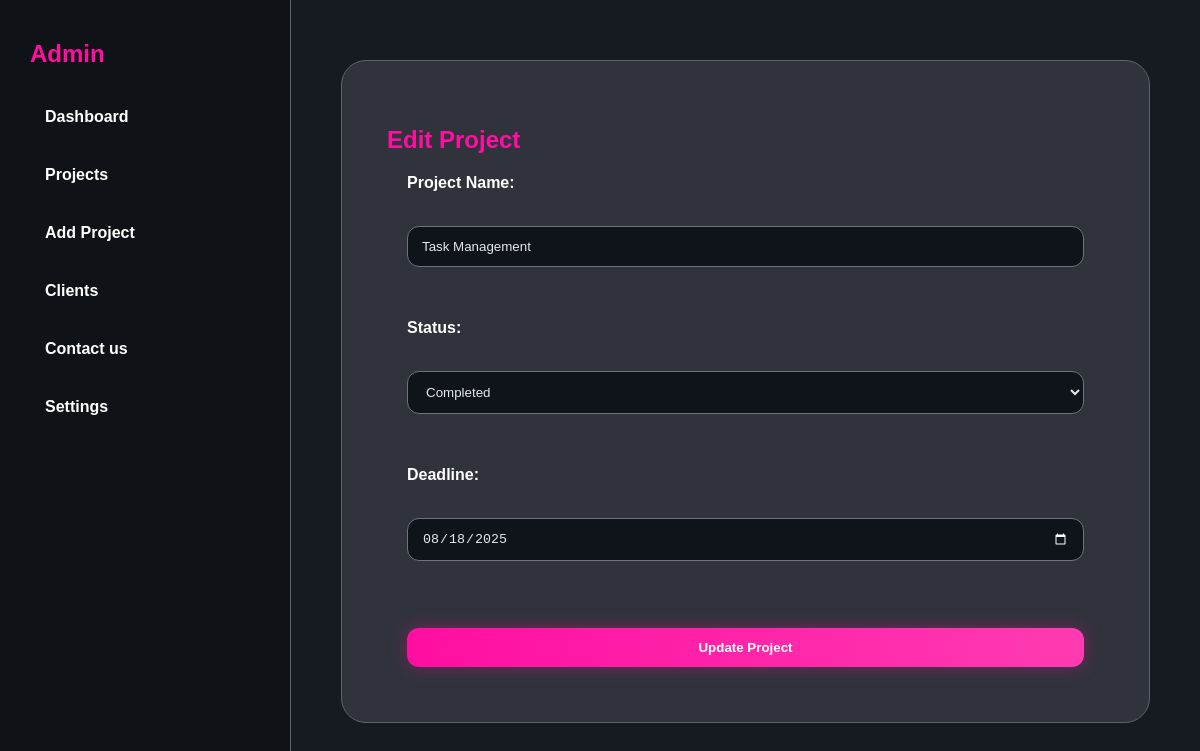
/admin/admin_edit_project.php?id=1, run on the app's committed database.
### tables this page shows
CREATE TABLE `projects` (
  `id` int(11) NOT NULL,
  `user_id` int(11) NOT NULL,
  `project_name` varchar(255) NOT NULL,
  `status` enum('Pending','In Progress','Completed') DEFAULT 'Pending',
  `deadline` date DEFAULT NULL,
  `file_path` varchar(255) DEFAULT NULL,
  `created_at` timestamp NOT NULL DEFAULT current_timestamp()
);

### admin/admin_edit_project.php (the view, shortened to what this page needs)
<?php
require_once '../includes/db.php';
$project_id = $_GET['id'];
$stmt = $conn->prepare("SELECT * FROM projects WHERE id = ?");
$stmt->bind_param("i", $project_id);
$stmt->execute();
$result = $stmt->get_result();
$project = $result->fetch_assoc();
?>
<!DOCTYPE html>
<html lang="en">
<head>
    <link rel="stylesheet" href="admineditproject.css">
</head>
<body>
<div class="layout">
  <nav class="sidebar">
      <h2 class="navtop">Admin</h2>
      <a class="active" href="admin_dashboard.php">Dashboard</a>
      <a href="admin_projects.php">Projects</a>
      <a href="admin_add_project.php">Add Project</a>
      <a href="admin_clients.php">Clients</a>
      <a href="../contact_page.php">Contact us</a>
      <a href="#">Settings</a>
  </nav>
    <main class="main-content">
        <div class="container">
            <h2>Edit Project</h2>
            <form method="POST">
                <label>Project Name:</label><br>
                <input type="text" name="projectname" value="<?php echo htmlspecialchars($project['project_name']); ?>" required><br><br>
                <label>Status:</label><br>
                <select name="status">
                    <option value="Completed" <?php if ($project['status'] == 'Completed') echo 'selected'; ?>>Completed</option>
                </select><br><br>
                <label>Deadline:</label><br>
                <input type="date" name="deadline" value="<?php echo $project['deadline']; ?>" required><br><br>
                <button type="submit" id="addprojectbtn">Update Project</button>
            </form>
        </div>
    </main>
</div>
</body>
</html>

### admin/admineditproject.css (style rules this page uses)
body { font-family: poppins, sans-serif; margin: 0; }
.layout { height: 100vh; display: flex; }
.sidebar { width: 250px; background-color: #0f1216; padding: 20px; color: white; border-right: 1px solid #5e626a; }
.main-content { flex: 1; background-color: #161b22; }
.sidebar a { display: block; margin-bottom: 20px; color: white; text-decoration: none; padding: 10px; margin-left: 15px; font-weight: bolder; opacity: 2.5; }
.navtop { color: #ff0ea1; margin-left: 10px; margin-bottom: 30px; }
.container { border: 1px solid #5e626a; padding: 45px; margin: 60px 50px auto 50px; border-radius: 25px; background-color: #30333c; }
.container h2 { color: #ff0ea1; margin-bottom: 20px; }
.container form { display: flex; flex-direction: column; margin: 20px; margin-bottom: 10px; gap: 8px; font-family: poppins, sans-serif; color: white; font-weight: bold; }
input,select { background:#0f141b; border:1px solid #70737e; color:#e5e7eb; padding:12px 14px; border-radius:12px; }
#addprojectbtn { margin-top: 15px; border:0; border-radius:12px; padding:12px 16px; font-weight:600; cursor:pointer }
#addprojectbtn { background:linear-gradient(90deg,#ff0ea1,#ff3bb1); color:white; box-shadow:0 0 18px rgba(255,14,161,.35) }

### data on the page
projects: projectname "Task Management", status "Completed", deadline "08/18/2025"
